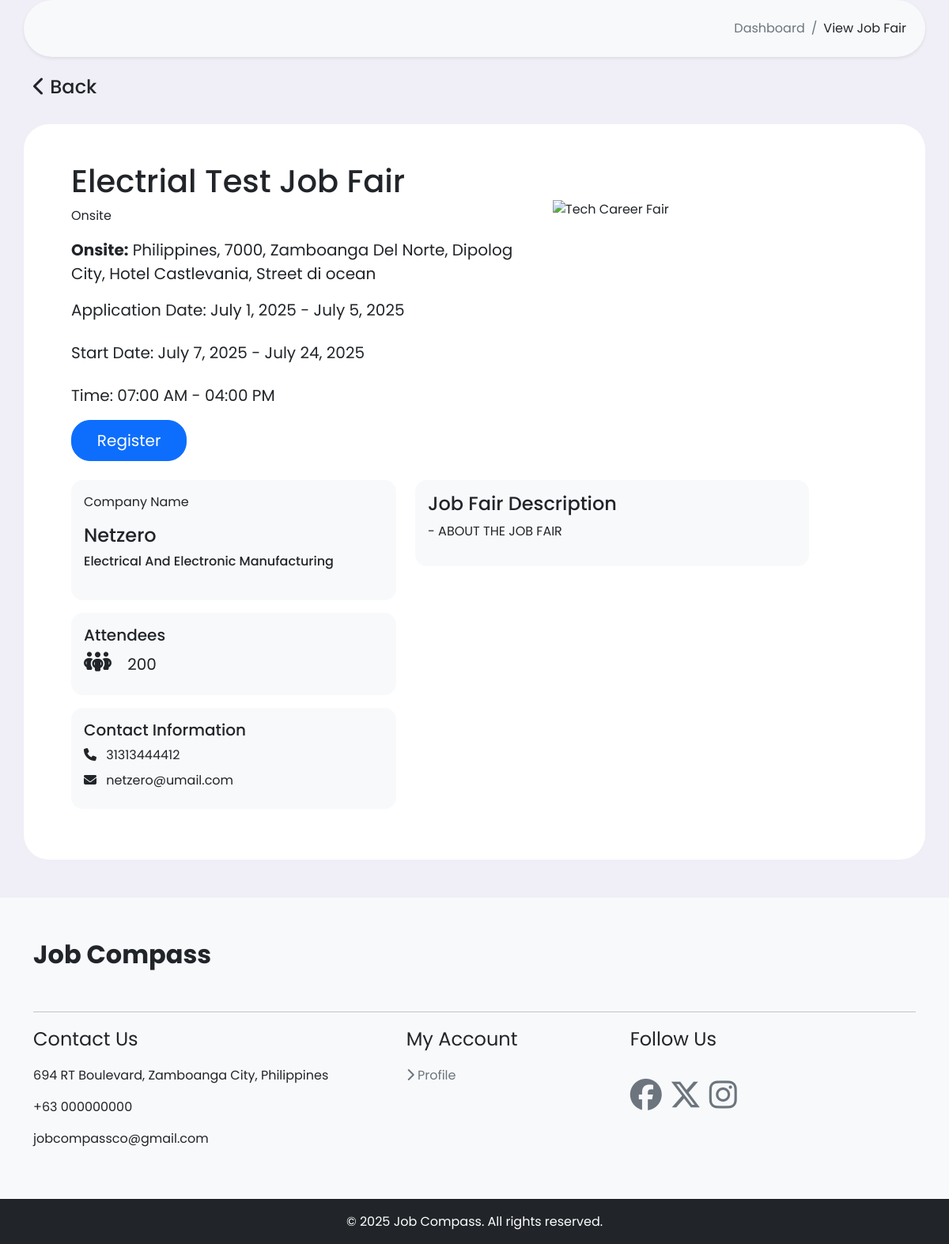
Page /job/job-fair-info/1/ (signed in) on the committed database.
### job/models.py (models this page shows, shortened)
class JobFair(models.Model):
    event_held_choices = (
        ('Onsite', 'Onsite'),
        ('Virtual', 'Virtual'),
        ('Hybrid', 'Hybrid')
    )
    user = models.ForeignKey(User, on_delete=models.CASCADE)
    title = models.CharField(max_length=100, blank=True)
    company = models.ForeignKey(Company, on_delete=models.CASCADE)
    industry = models.ForeignKey(Industry, on_delete=models.DO_NOTHING, null=True, blank=True)
    location = models.ForeignKey(Address, on_delete=models.SET_NULL, null=True, blank=True, related_name='jobfair')
    url_location = models.URLField(null=True, blank=True)
    description = models.TextField(blank=True)
    fair_event_held = models.CharField(max_length=20, choices=event_held_choices, blank=True)
    start_date = models.DateField(null=True, blank=True)
    end_date = models.DateField(null=True, blank=True)
    start_time = models.TimeField(null=True, blank=True)
    end_time = models.TimeField(null=True, blank=True)
    contact_email = models.EmailField(null=True, blank=True)
    contact_phone = models.CharField(max_length=15, blank=True)
    max_attendees = models.IntegerField(null=True, blank=True)
    application_starts =models.DateField(null=True, blank=True)
    application_deadline = models.DateField(null=True, blank=True)
    image = CloudinaryField(
        'images',
        folder='job-fair',
        default = "https://res.cloudinary.com/di2hrzuyq/image/upload/v1733062519/luabhrtwak2aeu98sq71.jpg"
    )
    is_featured = models.BooleanField(default=False)
    is_active = models.BooleanField(default=True)
    posted_date = models.DateTimeField(auto_now_add=True)

### address/models.py (models this page shows)
class Address(models.Model):
    user = models.OneToOneField(User, on_delete=models.CASCADE, null=True, blank=True)
    country = models.CharField(max_length=100, blank=True)
    countrypostal = models.CharField(max_length=100, blank=True)
    region = models.CharField(max_length=100, blank=True)
    city = models.CharField(max_length=100, blank=True)
    street = models.CharField(max_length=255, blank=True)
    def __str__(self):
        return f"{self.country}, {self.countrypostal}, {self.region}, {self.city}, {self.street}"

### company/models.py (models this page shows)
class Company(models.Model):
    user = models.OneToOneField(User, on_delete=models.CASCADE)
    company_name = models.CharField(max_length=100, null=True, blank=True)
    avatar = CloudinaryField(
        'avatar',
        folder='company-avatar',
        default="https://res.cloudinary.com/di2hrzuyq/image/upload/v1733062520/lvehkmmijnwrvxvtm1mb.png"
    )
    email = models.EmailField(null=True, blank=True)
    phone = models.CharField(max_length=15, null=True, blank=True)
    website_url = models.URLField(null=True, blank=True)
    about_us = models.TextField(null=True, blank=True)
    industry = models.ForeignKey(Industry, on_delete=models.DO_NOTHING, null=True, blank=True, related_name='industries')
    dateFounded = models.DateField(null=True, blank=True)
    address = models.OneToOneField(Address, on_delete=models.SET_NULL, null=True, blank=True, related_name='company')
    employee_count = models.PositiveIntegerField(null=True, blank=True)
    tin_number = models.CharField(max_length=15, null=True, blank=True)
    bir_file = CloudinaryField(
        'file',
        resource_type='raw',
        folder='company-bir',
        blank=True
    )
    dti_file = CloudinaryField(
        'file',
        resource_type='raw',
        folder='company-dti',
        blank=True
    )
    facebook = models.URLField(max_length=200, null=True, blank=True)
    twitter = models.URLField(max_length=200, null=True, blank=True)
    github = models.URLField(max_length=200, null=True, blank=True)
    verification_status = models.CharField(
        max_length=20,
        choices=[
            ('Pending', 'Pending'),
            ('Verified', 'Verified'),
            ('Rejected', 'Rejected')
        ],
        default='Pending',
        blank= True
    )
    is_verified = models.BooleanField(default=False)
    is_active = models.BooleanField(default=True)
    def __str__(self):
         return f'{self.company_name}'

### industry/models.py (models this page shows)
class Industry(models.Model):
    name = models.CharField(max_length=100)
    def __str__(self):
        return self.name

### job/views.py (the view)
# urls.py: path('job-fair-info/<int:pk>/', views.job_fair_info, name='job-fair-info'),
def job_fair_info(request, pk):
    if not request.user.is_authenticated:
        messages.warning(request, 'Login/Register required to proceed.')
        return redirect('login')
    jobfair = get_object_or_404(JobFair.objects.annotate(
        is_registered=Exists(
            JobFairRegistration.objects.filter(
                user=request.user,
                jobfair=OuterRef('pk')
            )
        )
    ), pk=pk)
    context = {
        'jobfair': jobfair,
    }
    return render(request, 'job/job-fair-info.html', context)

### templates/job/job-fair-info.html (shortened to what this page needs)
{% extends 'users/base.html' %}
{% load humanize %}
{% block content %}
    <div aria-label="breadcrumb" class="custombreadcrumb container bg-light p-4 mb-3 shadow-sm">
        <ol class="breadcrumb mb-0 d-flex justify-content-end">
            <li class="breadcrumb-item"><a href="{{request.META.HTTP_REFERER}}" class="text-decoration-none text-dark text-muted">Dashboard</a></li>
            <li class="breadcrumb-item active text-dark" aria-current="page">View Job Fair</li>
        </ol>
    </div>
    <div class="container">
        <h4 class="mt-4 mb-4 col-lg-2"><a href="{{request.META.HTTP_REFERER}}" class="text-decoration-none text-dark"><i class="fa-solid fa-chevron-left"></i> Back</a></h4>
    </div>
    <div class="custom-container container bg-white applicantProfile-card">
        <div class="p-5 mb-5">
            <div class="row">
                <div class="col-md-7">
                    <h1>{{jobfair.title}}</h1>
                    <p>{{jobfair.fair_event_held}}</p>
                    <p class="fs-5">
                        {% if jobfair.fair_event_held == 'Onsite' %}
                            <span class="fw-bold">Onsite:</span>
                            {{ jobfair.location }}
                        {% elif jobfair.fair_event_held == 'Virtual' %}
                            <span class="fw-bold">Virtual:</span>
                            <a href="{{ jobfair.url_location }}" target="_blank" class="text-decoration-none">
                                {{ jobfair.url_location }}
                            </a>
                        {% else %}
                            <span class="text-muted">Location details unavailable</span>
                        {% endif %}
                    </p>
                    <p class="fs-5 mb-3">Application Date: {{jobfair.application_starts}} - {{jobfair.application_deadline}}</p>
                    <p class="fs-5 mt-4 mb-3">Start Date: {{jobfair.start_date}} - {{jobfair.end_date}}</p>
                    <p class="fs-5 mt-4 mb-3">Time: {{jobfair.start_time|date:'h:i A'}} - {{jobfair.end_time|date:'h:i A'}}</p>
                    {% if user.is_authenticated %}
                        {% if jobfair.is_active %}
                            {% if jobfair.is_registered %}
                                <div class="col-md-3 text-center text-md-end">
                                    <a href="#" class="customButton btn btn-secondary btn-lg mb-2 w-100 disabled">Registered</a>
                                </div>
                            {% else %}
                                <div class="col-md-3 text-center text-md-end">
                                    <a href="{% url 'jobfair_register' jobfair.pk %}" class="customButton btn btn-primary btn-lg mb-2 w-100">Register</a>
                                </div>
                            {% endif %}
                        {% else %}
                            <div class="col-md-3 text-center text-md-end">
                                <button class="customButton btn btn-secondary btn-lg mb-2 w-100 " disabled>Event Closed</button>
                            </div>
                        {% endif %}
                    {% else %}
                        <div class="up-event-card-footer bg-white p-4">
                            <a href="{% url 'login' %}" class="customButton btn btn-secondary w-100 text-decoration-none">Login to register for the event.</a>
                        </div>
                    {% endif %}
                </div>
                <div class="col-md-5 mt-5">
                    <img src="{{jobfair.image.url}}" alt="Tech Career Fair" class="img-fluid mb-3">
                </div>
                <div class="col-md-5">
                    <div class="stats-card mb-3">
                        <div class="mb-4">
                            <p>Company Name</p>
                            <h4>{{jobfair.company|title}}</h4>
                            <h6>{{jobfair.company.industry|title}}</h6>
                        </div>
                    </div>
                    <div class="stats-card mb-3">
                        <h5>Attendees</h5>
                        <div class="contact-info mb-2">
                            <i class="fa-solid fa-people-group fs-3 me-3"></i>
                            <span class="fs-5">{{jobfair.max_attendees}}</span>
                        </div>
                    </div>
                    <div class="stats-card mb-3">
                        <h5>Contact Information</h5>
                        <div class="contact-info mb-2">
                            <i class="fas fa-phone me-2"></i>
                            <span>{{jobfair.company.phone}}</span>
                        </div>
                        <div class="contact-info mb-2">
                            <i class="fas fa-envelope me-2"></i>
                            <span>{{jobfair.company.email}}</span>
                        </div>
                    </div>
                </div>
                <div class="col-md-6">
                    {% if jobfair.description %}
                    <div class="stats-card mb-4">
                        <h4>Job Fair Description</h4>
                        <div>
                            <p>- {{jobfair.description}}</p>
                        </div>
                    </div>
                    {% endif %}
                </div>
            </div>
        </div>
    </div>
{% endblock content %}

### static/CSS/main.css (style rules this page uses)
:root { --color-white: #ffffff; --color-light: hsl(252, 30%, 95%); --color-gray: hsl(252, 15%, 65%); --color-primary: #ad0000; --color-secondary: #003af9; --color-tertiary: #DDE5B6; --color-success: hsl(120, 95%, 65%); --color-danger: hsl(0, 95%, 60%); --color-dark: hsl(252, 30%, 17%); --color-black: hsl(252, 30%, 10%); --border-radius: 2rem; --card-border-radius: 1rem; --btn-padding: 0.6rem 2rem; --search-padding: 0.6rem 1rem; --card-padding: 1rem; --sticky-top-left: 5.4rem; --sticky-top-right: -18rem; --font-poppins: 'Poppins', sans-serif; --marquee-width: 100vw; --marquee-height: 20vh; --marquee-elements-displayed: 5; --marquee-element-width: calc(var(--marquee-width) / var(--marquee-elements-displayed)); --marquee-animation-duration: calc(var(--marquee-elements) * 3s); --sb-track-color: #ececec; --sb-thumb-color: #aeb2bd; --sb-size: 3px; }
body { font-family: var(--font-poppins); background-color: var(--color-light); font-size: 1rem; opacity: 1; overflow-y: scroll; margin: 0; height: 100vh; }
.customButton { border-radius: 1.5rem; padding: 10px; }
.custombreadcrumb { border-radius: 5rem; }
.applicantProfile-card { margin: 2rem auto; border-radius: 2rem; }
.applicantProfile-card .row { border-radius: 2rem; }
.applicantProfile-card .stats-card { background: #f8f9fa; border-radius: 15px; padding: 1rem; margin: 1rem 0; transition: transform 0.3s ease; }
.applicantProfile-card .contact-info { transition: all 0.3s ease; }
.custom-container { border-radius: 2rem; }

### rows in the picture
JobFair: title "Electrial Test Job Fair", fair_event_held "Onsite", location "Philippines, 7000, Zamboanga Del Norte, Dipolog City, Hotel Castlevania, Street di ocean", application_starts "July 1, 2025", application_deadline "July 5, 2025", start_date "July 7, 2025", end_date "July 24, 2025", start_time "07:00 AM", end_time "04:00 PM", company "Netzero", company.industry "Electrical And Electronic Manufacturing", max_attendees "200", company.phone "31313444412", company.email "netzero@umail.com", description "ABOUT THE JOB FAIR"
